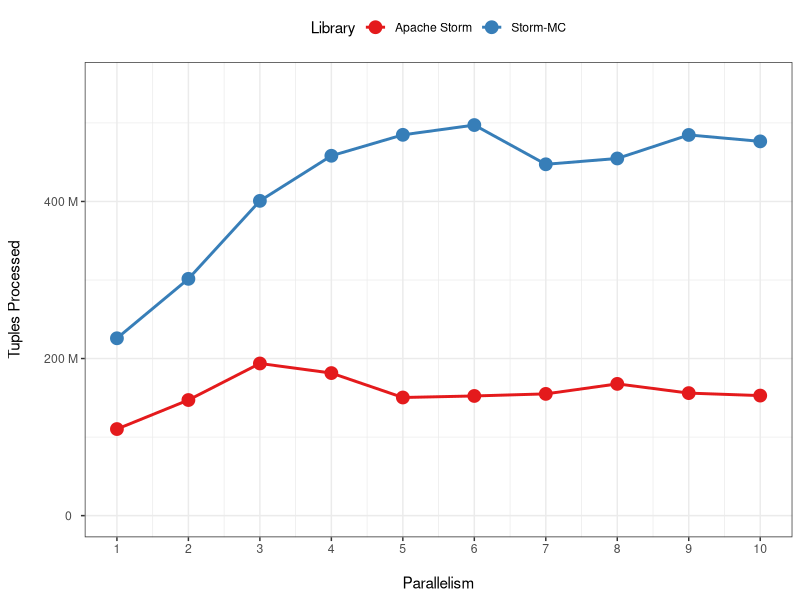

This chart was generated by the following R code:
# ---- countbolt-plot ----

library("ggplot2")
library("ggthemes")
library("reshape2")
library(scales)
library(grid)


format_si <- function(...) {
  # Format a vector of numeric values according
  # to the International System of Units.
  # http://en.wikipedia.org/wiki/SI_prefix
  #
  # Based on code by Ben Tupper
  # https://stat.ethz.ch/pipermail/r-help/2012-January/299804.html
  # Args:
  #   ...: Args passed to format()
  #
  # Returns:
  #   A function to format a vector of strings using
  #   SI prefix notation
  #
  
  function(x) {
    limits <- c(1e-24, 1e-21, 1e-18, 1e-15, 1e-12,
                1e-9,  1e-6,  1e-3,  1e0,   1e3,
                1e6,   1e9,   1e12,  1e15,  1e18,
                1e21,  1e24)
    prefix <- c("y",   "z",   "a",   "f",   "p",
                "n",   "µ",   "m",   " ",   "k",
                "M",   "G",   "T",   "P",   "E",
                "Z",   "Y")
  
    # Vector with array indices according to position in intervals
    i <- findInterval(abs(x), limits)
  
    # Set prefix to " " for very small values < 1e-24
    i <- ifelse(i==0, which(limits == 1e0), i)

    paste(format(round(x/limits[i], 1),
                 trim=TRUE, scientific=FALSE, ...),
          prefix[i])
  }
}

mat <- read.csv(file="csv/count.csv")
# melt by parallelism
t <- melt(mat, id.vars=c("parallelism"))
# create plot
k <- ggplot(t, aes(x=parallelism, y=value, fill=variable, color=variable)) +
    scale_fill_brewer(palette="Set1",  name="Library", labels=c("Apache Storm", "Storm-MC")) +
    scale_colour_brewer(palette="Set1", name="Library", labels=c("Apache Storm", "Storm-MC")) +
    theme_bw() +
    theme(legend.position="top", legend.key = element_blank())

k + geom_line(size=1) + geom_point(size=4, type=21) +
    scale_y_continuous(limits=c(0, 550000000), labels=format_si(), name="Tuples Processed\n") +
    scale_x_continuous(breaks=1:10, name="\nParallelism")
    #geom_hline(yintercept=0, size=0.4, color="black")

